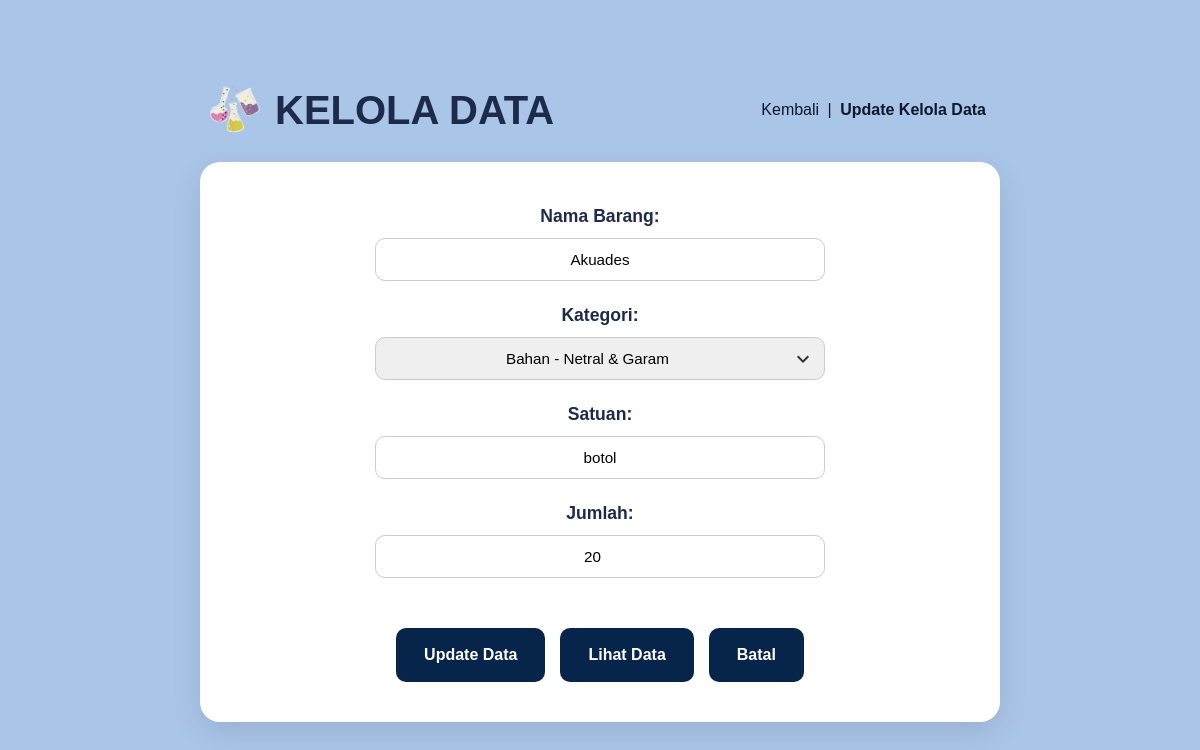
Screenshot of /UTS_KELOMPOK/sistem_manajemen_lab_kimia/pages/keloladata/edit.php?id=238 (signed in) with the database file from the repository.
### tables this page shows
CREATE TABLE stok_lab (
    id_stok INT PRIMARY KEY AUTO_INCREMENT,
    id_item INT NOT NULL,
    jumlah INT NOT NULL,
    kondisi VARCHAR(100),
    tanggal_update TIMESTAMP,
    FOREIGN KEY (id_item) REFERENCES item_alat_bahan(id_item)
) AUTO_INCREMENT = 111;

CREATE TABLE item_alat_bahan (
    id_item INT PRIMARY KEY AUTO_INCREMENT,
    nama_item VARCHAR(255) NOT NULL,
    id_kategori INT NOT NULL,
    satuan VARCHAR(50) NOT NULL,
    deskripsi TEXT,
    FOREIGN KEY (id_kategori) REFERENCES kategori_item(id_kategori)
) AUTO_INCREMENT = 221;

CREATE TABLE kategori_item (
    id_kategori INT PRIMARY KEY AUTO_INCREMENT,
    nama_kategori VARCHAR(100) NOT NULL,
    deskripsi TEXT
) AUTO_INCREMENT = 11;

### UTS_KELOMPOK/sistem_manajemen_lab_kimia/pages/keloladata/edit.php (the view, shortened to what this page needs)
<?php
require '../../config/koneksi.php';
$item = null;
$error = '';
$id_item_to_edit = null;
if ($id_item_to_edit === null && isset($_GET['id'])) {
     $id_item_to_edit = (int)$_GET['id'];
}
if ($id_item_to_edit !== null && $id_item_to_edit > 0) {
    $sql_get = "SELECT i.id_item, i.nama_item, i.id_kategori, i.satuan, s.jumlah
                FROM item_alat_bahan i
                LEFT JOIN stok_lab s ON i.id_item = s.id_item
                WHERE i.id_item = ?";
    $stmt_get = $pdo->prepare($sql_get);
    $stmt_get->execute([$id_item_to_edit]);
    $item = $stmt_get->fetch(PDO::FETCH_ASSOC);
} elseif (empty($error) && $_SERVER["REQUEST_METHOD"] != "POST") {
     $error = "ID Item tidak valid atau tidak disediakan.";
}
try {
    $sql_kategori = "SELECT id_kategori, nama_kategori FROM kategori_item ORDER BY nama_kategori ASC";
    $stmt_kategori = $pdo->query($sql_kategori);
    $semua_kategori = $stmt_kategori->fetchAll(PDO::FETCH_ASSOC);
} catch (PDOException $e) {
    $semua_kategori = [];
    $error .= " Gagal mengambil daftar kategori.";
}
?>
<!DOCTYPE html>
<html lang="id">
<head>
    <link rel="stylesheet" href="../../assets/css/edit_keloladata.css">
</head>
<body>
<div class="container">
    <header class="header">
        <div class="header-title">
            <img src="../../assets/img/ikon.png" alt="Logo" class="header-icon">
            <h1>KELOLA DATA</h1>
        </div>
        <nav class="breadcrumbs">
            <a href="../keloladata/index.php">Kembali</a> |
            <a href="#" class="active">Update Kelola Data</a>
        </nav>
    </header>
    <main>
        <section class="card form-card"> <?php if (!empty($error)): ?>
            <div class="alert-error" style="color: red; text-align: center; margin-bottom: 15px; background-color: #ffebee; border: 1px solid #ef9a9a; padding: 10px; border-radius: 8px;">
                <?= htmlspecialchars($error) ?>
            </div>
            <?php endif; ?>
            <?php if ($item): ?>
                <form class="form-container" action="<?php echo htmlspecialchars($_SERVER['PHP_SELF']) . '?id=' . $id_item_to_edit; ?>" method="POST">
                    <div class="form-group">
                        <label for="nama-item">Nama Barang:</label>
                        <input type="text" id="nama-item" name="nama_item"
                               value="<?= htmlspecialchars($item['nama_item'] ?? '') ?>"
                               placeholder="Masukkan nama barang..." required>
                    </div>
                    <div class="form-group">
                        <label for="kategori">Kategori:</label>
                        <select id="kategori" name="id_kategori" required>
                            <option value="" disabled>-- Pilih Kategori --</option> <?php foreach ($semua_kategori as $kat): ?>
                                <option value="<?= $kat['id_kategori'] ?>"
                                    <?= (isset($item['id_kategori']) && $kat['id_kategori'] == $item['id_kategori']) ? 'selected' : '' ?>>
                                    <?= htmlspecialchars($kat['nama_kategori']) ?>
                                </option>
                            <?php endforeach; ?>
                        </select>
                    </div>
                    <div class="form-group">
                        <label for="satuan">Satuan:</label>
                        <input type="text" id="satuan" name="satuan"
                               value="<?= htmlspecialchars($item['satuan'] ?? '') ?>"
                               placeholder="Masukkan Satuan Barang" required>
                    </div>
                    <div class="form-group">
                        <label for="jumlah">Jumlah:</label>
                        <input type="number" id="jumlah" name="jumlah"
                               value="<?= htmlspecialchars($item['jumlah'] ?? '0') ?>"
                               placeholder="Masukkan dalam bentuk angka" required min="0">
                    </div>
                    <div class="button-group">
                        <button type="submit" name="update_data" class="btn btn-primary">
                            Update Data
                        </button>
                        <a href="../keloladata/index.php" class="btn btn-secondary">
                            Lihat Data
                        </a>
                        <a href="../keloladata/index.php" class="btn btn-secondary">
                            Batal
                        </a>
                    </div>
                </form>
            <?php endif; ?>
        </section>
    </main>
</div>
</body>
</html>

### UTS_KELOMPOK/sistem_manajemen_lab_kimia/assets/css/edit_keloladata.css (style rules this page uses)
* { margin: 0; padding: 0; box-sizing: border-box; }
body { font-family: Arial, sans-serif; background-color: #a9c5e8; color: #333; margin: 0; padding: 20px; display: flex; justify-content: center; align-items: center; min-height: 100vh; box-sizing: border-box; line-height: 1.6; }
.container { width: 100%; max-width: 800px; margin: 0 auto; }
.header { display: flex; justify-content: space-between; align-items: center; margin-bottom: 20px; padding: 0 10px; }
.header-title { display: flex; align-items: center; gap: 15px; }
.header-icon { width: 50px; height: auto; }
.header-title h1 { font-size: 2.5rem; font-weight: bold; color: #1d2a4a; margin: 0; }
.breadcrumbs { font-size: 1rem; color: #0F172A; font-weight: 500; text-align: right; }
.breadcrumbs a { text-decoration: none; color: #0F172A; margin: 0 4px; }
.breadcrumbs a.active { font-weight: 700; color: #0F172A; }
.card { background-color: #ffffff; border-radius: 20px; padding: 40px; box-shadow: 0 10px 30px rgba(0, 0, 0, 0.1); width: 100%; box-sizing: border-box; }
.form-container { display: flex; flex-direction: column; gap: 20px; max-width: 450px; margin: 0 auto; }
.form-group { display: flex; flex-direction: column; align-items: center; width: 100%; }
.form-group label { font-size: 1.1rem; font-weight: bold; color: #1d2a4a; margin-bottom: 8px; width: 100%; text-align: center; }
.form-group input[type="text"], .form-group input[type="number"], .form-group select { width: 100%; padding: 12px 15px; border: 1px solid #ccc; border-radius: 10px; font-size: 0.95rem; box-sizing: border-box; text-align: center; font-family: inherit; }
.form-group input[type="text"]::placeholder, .form-group input[type="number"]::placeholder { color: #999; }
.form-group select { appearance: none; -webkit-appearance: none; -moz-appearance: none; background-repeat: no-repeat; background-position: right 15px center; background-size: 12px; padding-right: 40px; text-align-last: center; -moz-text-align-last: center; cursor: pointer; }
.button-group { display: flex; justify-content: center; gap: 15px; margin-top: 30px; flex-wrap: wrap; }
.btn { padding: 14px 28px; font-size: 1rem; font-weight: 600; color: #ffffff; background-color: #07244b; border: none; border-radius: 10px; cursor: pointer; text-decoration: none; text-align: center; transition: background-color 0.2s, transform 0.2s; font-family: inherit; }

### rows the page displays
stok_lab: nama_item "Akuades", satuan "botol", jumlah "20"
item_alat_bahan: id_kategori "Bahan - Netral & Garam"
